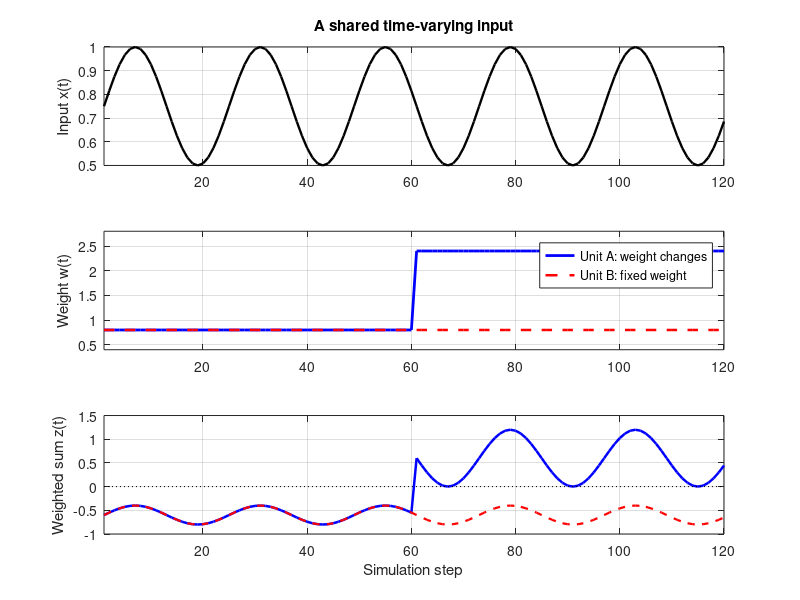
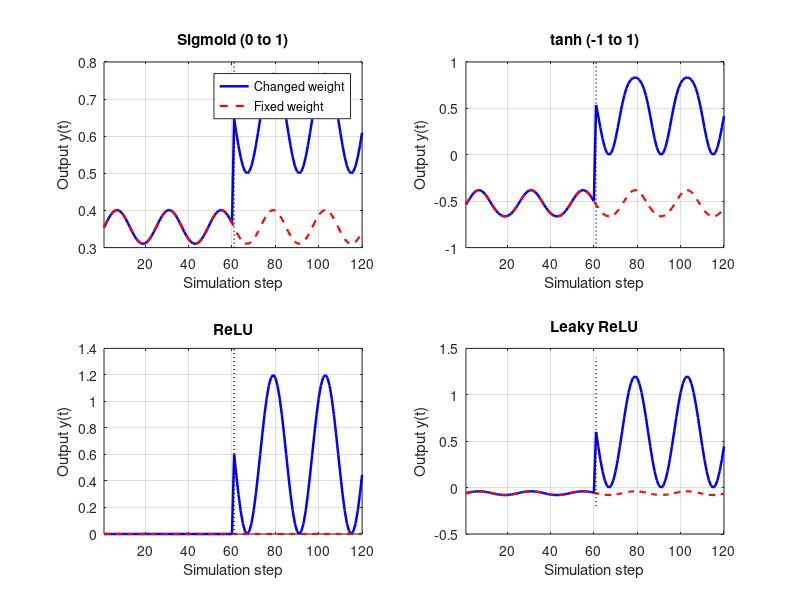

Write MATLAB code to recreate these figures, in order.
%% ANN Demo 0C: Time-varying activation in two artificial units
% Base MATLAB. No Deep Learning Toolbox required.
% THIS FIRST DEMO IS NOT TRAINING: a weight change is prescribed at t=61.
% The learning rules that determine weights from data come later.
clear; close all; clc;

nSteps = 120;
t = 1:nSteps;                % Discrete simulation steps, not biological time
x = 0.75 + 0.25*sin(2*pi*(t-1)/24); % The SAME input for both units
b = -1.20;                  % Same fixed bias for both units
wA = 0.80*ones(size(t));
wA(t >= 61) = 2.40;         % Prescribed change in unit A's weight
wB = 0.80*ones(size(t));    % Unit B: unchanged-weight control

zA = wA.*x + b;
zB = wB.*x + b;

fNames = {'Sigmoid (0 to 1)', 'tanh (-1 to 1)', 'ReLU', 'Leaky ReLU'};
fA = {1./(1+exp(-zA)), tanh(zA), max(zA,0), max(zA,0.1*zA)};
fB = {1./(1+exp(-zB)), tanh(zB), max(zB,0), max(zB,0.1*zB)};

figure('Color','w','Name','Same input, changing weights');
subplot(3,1,1);
plot(t,x,'k','LineWidth',1.7); ylabel('Input x(t)'); grid on;
title('A shared time-varying input'); xlim([t(1),t(end)]);
subplot(3,1,2);
plot(t,wA,'b-','LineWidth',2); hold on;
plot(t,wB,'r--','LineWidth',1.8); ylabel('Weight w(t)');
legend('Unit A: weight changes','Unit B: fixed weight','Location','best');
grid on; xlim([t(1),t(end)]); ylim([0.4,2.8]);
subplot(3,1,3);
plot(t,zA,'b-','LineWidth',1.8); hold on;
plot(t,zB,'r--','LineWidth',1.6); plot([t(1),t(end)],[0,0],'k:');
ylabel('Weighted sum z(t)'); xlabel('Simulation step');
grid on; xlim([t(1),t(end)]);

figure('Color','w','Name','Different activation functions');
for k = 1:4
    subplot(2,2,k);
    plot(t,fA{k},'b-','LineWidth',1.8); hold on;
    plot(t,fB{k},'r--','LineWidth',1.6);
    limits=ylim; plot([61,61],limits,'k:','LineWidth',1.0);
    title(fNames{k}); xlabel('Simulation step'); ylabel('Output y(t)');
    xlim([t(1),t(end)]); grid on;
    if k == 1, legend('Changed weight','Fixed weight','Location','best'); end
end

sigA=fA{1}; reluA=fA{3};
fprintf('At t=60: wA=%.1f, x=%.3f, zA=%.3f, sigmoid=%.3f, ReLU=%.3f\n', ...
    wA(60),x(60),zA(60),sigA(60),reluA(60));
fprintf('At t=61: wA=%.1f, x=%.3f, zA=%.3f, sigmoid=%.3f, ReLU=%.3f\n', ...
    wA(61),x(61),zA(61),sigA(61),reluA(61));

% Student exercises:
% 1) Change the step from t=61 to t=80.
% 2) Change the new weight from 2.40 to 1.40.
% 3) Change b from -1.20 to -0.50. Which units become active in ReLU?
% 4) Compare response ranges. Which functions can produce negative outputs?
